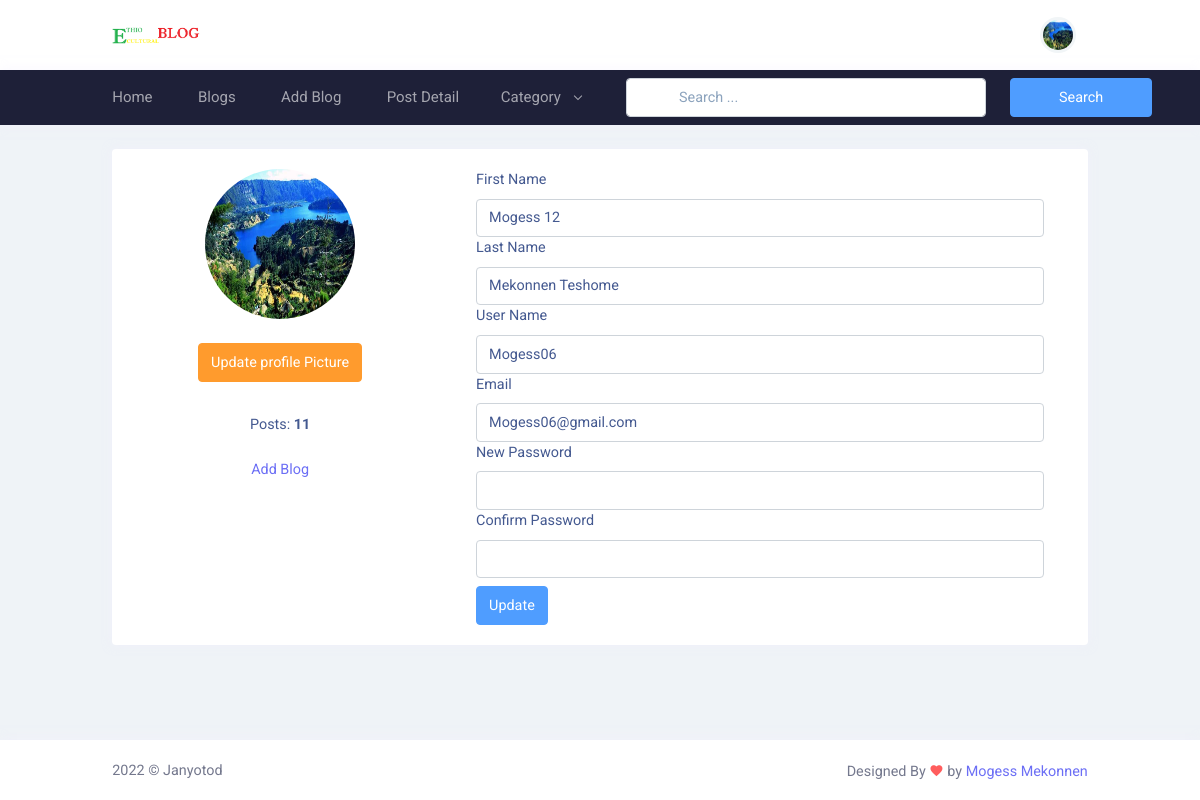
The app's page /profile/ (signed in) with its own data.
### user_profile/models.py (models this page shows, shortened)
class User(AbstractUser):
    email = models.EmailField(
        max_length=150,
        unique=True,
        error_messages={
            "unique": "The email must be unique"
        }
    )
    profile_image = models.ImageField(
        null=True,
        blank=True,
        upload_to="profile_images"
    )
    REQUIRED_FIELDS = ["email"]
    objects = CustomUserManager()
    def get_profile_picture(self):
        url = ""
        try:
            url = self.profile_image.url
        except:
            url = ""
        return url

### user_profile/views.py (the view, shortened to what this page needs)
# urls.py: path('profile/', profile, name='profile'),
@login_required(login_url='login')
def profile(request):
    account  = get_object_or_404(User,pk=request.user.pk)
    form = UserProfileUpdateForm(instance=account)
    context = {
        "account": account,
        "form":form
    }
    return render(request, 'profile.html',context)

### user_profile/forms.py (shortened to what this page needs)
class UserProfileUpdateForm(forms.ModelForm):
    class Meta:
        model = User
        fields = ("first_name", "last_name", "username", "email", )

### blog/context_processors.py (called while the page is built)
def get_all_category(request):
    categories = Category.objects.all()
    context = {
        "Categories": categories
    }
    return context

### templates/profile.html (shortened to what this page needs)
{% extends 'base.html'%}
{% load static %}
{% block content %}
<div class="main-content">
  <div class="page-content">
    <div class="container-fluid">
      <div class="row">
        <div class="col-lg-12">
          <div class="card">
            <div class="card-body">
              <div class="row">
                <div class="col-xl-4">
                  <div class="product-detail">
                    <div class="row">
                      <div class="mt-4 mt-md-0 text-center">
                        <img
                          class="rounded-circle avatar-xl"
                          src="{{request.user.get_profile_picture}}"
                          alt="Profile"
                        />
                        <div class="mt-3">
                          <div class="my-4 text-center">
                            <button
                              type="button"
                              class="btn btn-warning waves-effect waves-light"
                              data-bs-toggle="modal"
                              data-bs-target=".bs-example-modal-center"
                            >
                              Update profile Picture
                            </button>
                          </div>
                        </div>
                        <div class="mt-3">
                          <div class="py-2">
                            <span
                              >Posts:
                              <strong
                                >{{account.user_blogs.count}}</strong
                              ></span
                            >
                          </div>
                        </div>
                        <div class="list-item text-center">
                          <div class="list-item my-3">
                            <a
                              class="text-decoration-none"
                              href="{% url 'add_blog' %}"
                              >Add Blog</a
                            >
                          </div>
                        </div>
                      </div>
                    </div>
                  </div>
                </div>
                <div class="col-xl-8">
                  <form action="{%url 'profile'%}" class="px-4" method="POST">
                    <div class="form-group">
                      <label for="firstname">First Name </label>
                      <input
                        type="text"
                        class="form-control"
                        name="first_name"
                        value="{{account.first_name}}"
                      />
                    </div>
                    <div class="form-group">
                      <label for="lasstname">Last Name </label>
                      <input
                        type="text"
                        class="form-control"
                        name="last_name"
                        value="{{account.last_name}}"
                      />
                    </div>
                    <div class="form-group">
                      <label for="username">User Name </label>
                      <input
                        type="text"
                        class="form-control"
                        name="username"
                        value="{{account.username}}"
                      />
                    </div>
                    <div class="form-group">
                      <label for="email">Email </label>
                      <input
                        type="email"
                        class="form-control"
                        value="{{account.email}}"
                        name="email"
                      />
                    </div>
                    <div class="form-group">
                      <label for="new_password">New Password </label>
                      <input
                        type="password"
                        class="form-control"
                        name="new_password"
                      />
                    </div>
                    <div class="form-group">
                      <label for="confirm_password">Confirm Password </label>
                      <input
                        type="password"
                        class="form-control"
                        name="confirm_password"
                      />
                    </div>
                    <div class="form-group mt-2">
                      <button class="btn btn-info">Update</button>
                    </div>
                  </form>
                </div>
              </div>
            </div>
          </div>
        </div>
      </div>
      {% endblock content %}

### templates/header.html (shortened to what this page needs)
{% load static %}
<header id="page-topbar" style="background-color: #fa03d3e">
  <div class="navbar-header">
    <div class="d-flex">
      <div class="navbar-brand-box">
        <a href="{% url 'home' %}" class="logo logo-dark">
          <span class="logo-lg">
            <img
              src="{% static '/images/logo-dark2.png'%}"
              alt="logo-dark"
              height="22"
            />
          </span>
        </a>
      </div>
      <div class="topnav">
        <div class="container-fluid">
          <nav class="navbar navbar-light navbar-expand-lg topnav-menu">
            <div class="collapse navbar-collapse" id="topnav-menu-content">
              <ul class="navbar-nav">
                <li class="nav-item dropdown">
                  <a
                    class="nav-link dropdown-toggle arrow-none"
                    href="{% url 'home' %}"
                    id="topnav-uielement"
                    role="button"
                  >
                    Home
                  </a>
                </li>
                <li class="nav-item dropdown">
                  <a
                    class="nav-link dropdown-toggle arrow-none"
                    href="{% url 'blogs' %}"
                    id="topnav-apps"
                    role="button"
                  >
                     Blogs
                  </a>
                </li>
                <li class="nav-item dropdown">
                  <a
                    class="nav-link dropdown-toggle arrow-none"
                    href="{% url 'add_blog' %}"
                    id="topnav-apps"
                    role="button"
                  >
                     Add Blog
                  </a>
                </li>
                <li class="nav-item dropdown">
                  <a
                    class="nav-link dropdown-toggle arrow-none"
                    href="{% url 'post_detail' %}"
                    id="topnav-apps"
                    role="button"
                  >
                     Post Detail
                  </a>
                </li>
                <li class="nav-item dropdown">
                  <a
                    class="nav-link dropdown-toggle arrow-none"
                    href="#"
                    id="topnav-apps"
                    role="button"
                  >
                    Category
                    <div class="arrow-down"></div>
                  </a>
                </li>
              </ul>
              <form
                action="{% url 'search_blogs' %}"
                method="GET"
                class="form-inline d-flex-nowrap m-auto my-2 search-form"
              >
                <div class="row">
                  <div class="col-sm-10">
                    <input
                      type="text"
                      class="form-control px-5"
                      name="search"
                      placeholder=" Search ... "
                    />
                  </div>
                  <div class="col-sm-2">
                    <button type="submit" class="btn btn-info px-5">
                      Search
                    </button>
                  </div>
                </div>
              </form>
            </div>
          </nav>
        </div>
      </div>
    </div>
    <div class="d-flex">
      {% if request.user.is_authenticated %}
      <div class="dropdown d-inline-block user-dropdown">
        <button
          type="button"
          class="btn header-item waves-effect"
          id="page-header-user-dropdown"
          data-bs-toggle="dropdown"
          aria-haspopup="true"
          aria-expanded="false"
        >
          <img
            class="rounded-circle header-profile-user"
            src="{{request.user.get_profile_picture}}"
            alt="Picture"
          />
        </button>
          {% endif %}
      </div>
    </div>
  </div>
</header>

### assets/css/main.css (style rules this page uses)
.avatar-xl { max-width: 100%; width: 150px; height: 150px; }

### records on screen
User: user.get_profile_picture (picture), user_blogs.count "11", first_name "Mogess 12", last_name "Mekonnen Teshome", username "Mogess06", email "Mogess06@gmail.com"
